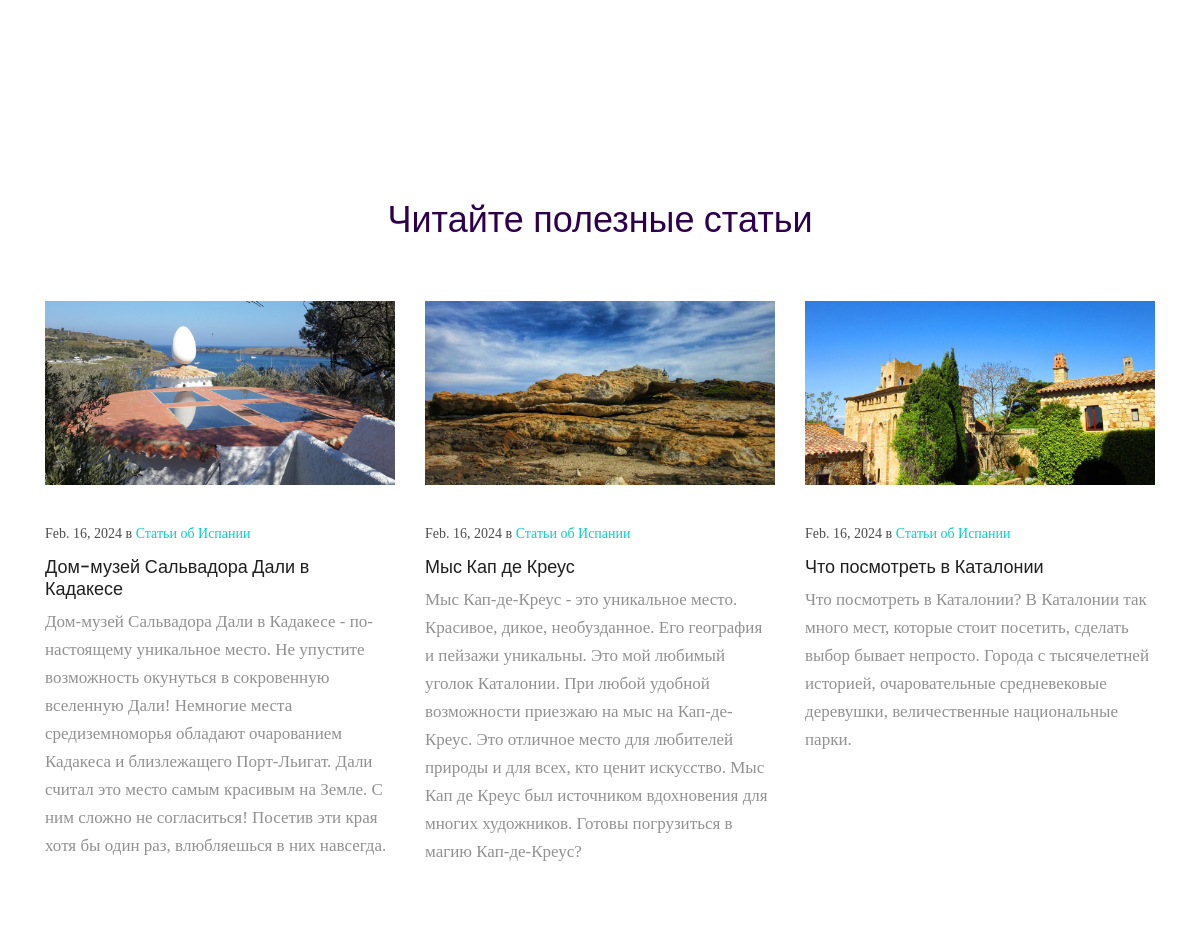
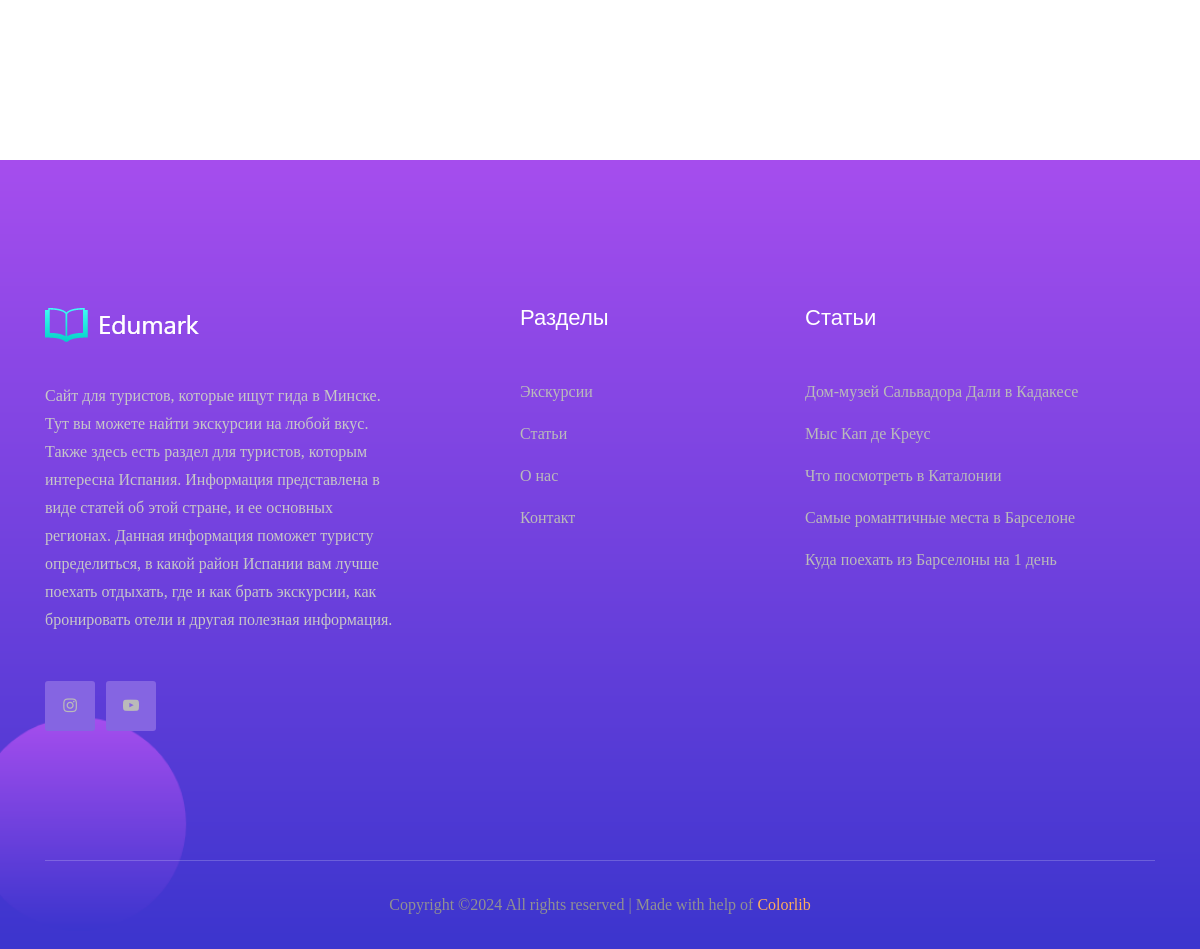
The app's page /catalog/ (lower part), older data (2 pictures, top to bottom).
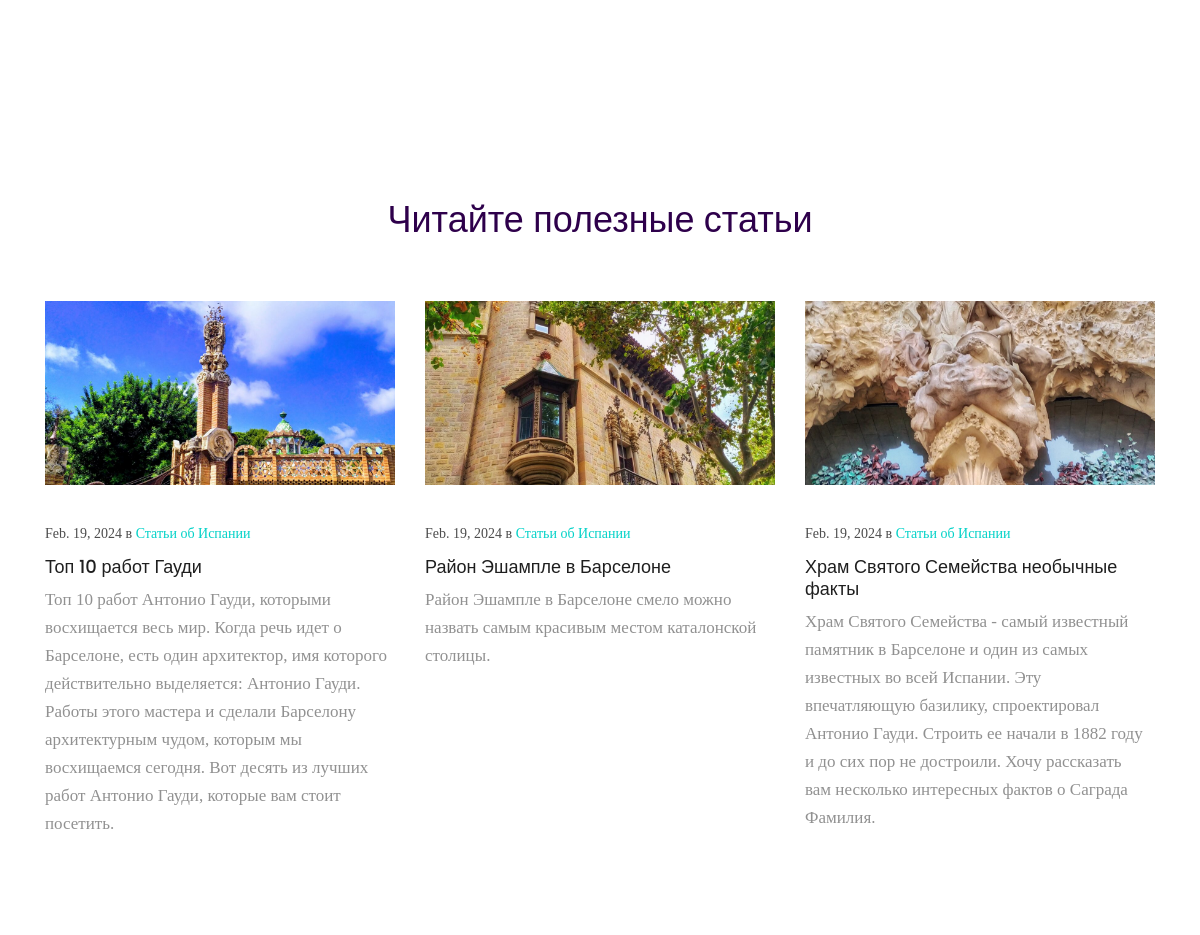
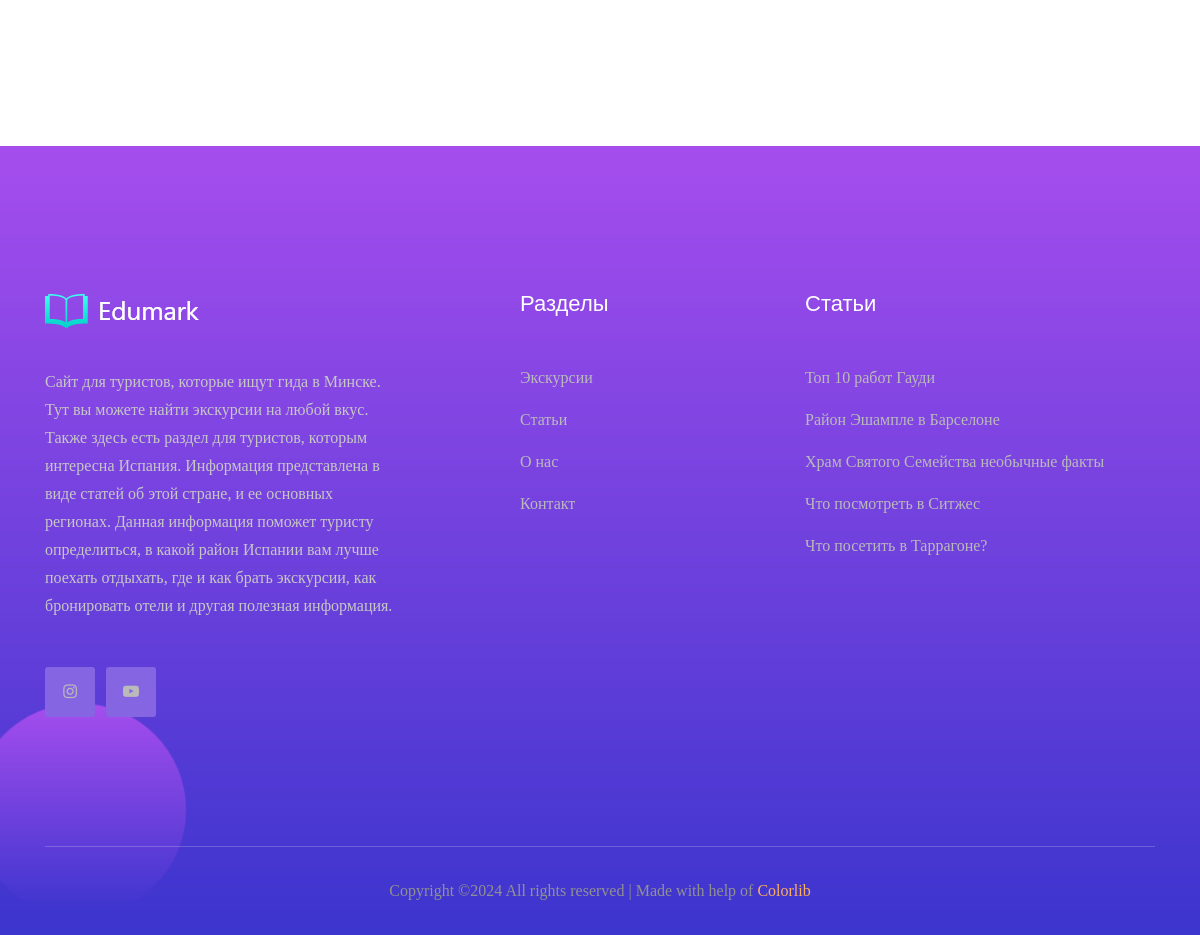
The same page, newer data (2 pictures, top to bottom).
### catalog/models.py (models this page shows, shortened)
class Post(models.Model):
    title = models.CharField(max_length=255)
    description = models.TextField(null=True, blank=True)
    title_img = models.ImageField(upload_to='media/', null=True, blank=True)
    body = models.TextField(null=True, blank=True)
    created_on = models.DateTimeField(auto_now_add=True)
    last_modified = models.DateTimeField(auto_now=True)
    categories = models.ManyToManyField("Category", blank=True, related_name="categories")
    tags = models.ManyToManyField("Tag", blank=True)

### catalog/views.py (the view)
# urls.py: path('', views.index, name='index'),
def index(request):
    num_authors = Author.objects.count()
    reviews = Review.objects.all()
    posts = Post.objects.all().order_by("-created_on")[:3]
    recent = Post.objects.all().order_by("-created_on")[:5]
    return render(
        request,
        'index.html',
        context=
        {
            'num_authors': num_authors,
            'reviews': reviews,
            'posts': posts,
            'recent': recent,
        },
    )

### catalog/models.py (called while the page is built)
    def __str__(self):
        return '%s %s' % (self.first_name, self.last_name)

### templates/index.html (shortened to what the changed rows need)
<!doctype html>
<html class="no-js" lang="zxx">
<head>
    {% load static %}
    <link rel="stylesheet" href="{% static 'css/bootstrap.min.css' %}">
    <link rel="stylesheet" href="{% static 'css/owl.carousel.min.css' %}">
    <link rel="stylesheet" href="{% static 'css/magnific-popup.css' %}">
    <link rel="stylesheet" href="{% static 'css/font-awesome.min.css' %}">
    <link rel="stylesheet" href="{% static 'css/themify-icons.css' %}">
    <link rel="stylesheet" href="{% static 'css/nice-select.css' %}">
    <link rel="stylesheet" href="{% static 'css/flaticon.css' %}">
    <link rel="stylesheet" href="{% static 'css/gijgo.css' %}">
    <link rel="stylesheet" href="{% static 'css/animate.css' %}">
    <link rel="stylesheet" href="{% static 'css/slicknav.css' %}">
    <link rel="stylesheet" href="{% static 'css/style.css' %}">
</head>
<body>
    <div class="our_latest_blog">
        <div class="container">
            <div class="row">
                <div class="col-xl-12">
                    <div class="section title text-center mb-100">
                        <h1>Читайте полезные статьи</h1>
                    </div>
                </div>
            </div>
            <div class="row">
                {% for post in posts %}
            <div class="col-xl-4 col-md-4">
                <div class="single_latest_blog">
                    {% if post.title_img %}
                    <div class="thumb">
                        <img src="{{ post.title_img.url }}" alt>
                    </div>
                    {% endif %}
                    <div class="content_blog">
                        <div class="date">
                            <p>
                                {{ post.created_on.date }} в
                                <a href="{% url 'blog' %}">Статьи об Испании</a>
                            </p>
                        </div>
                        <div class="blog_meta">
                            <h3>
                                <a href="/catalog/blog/{{ post.id }}">{{ post.title }}</a>
                            </h3>
                        </div>
                        <p class="blog_text">
                            {{ post.description }}
                        </p>
                    </div>
                </div>
            </div>
                {% endfor %}
            </div>
        </div>
    </div>
    <footer class="footer footer_bg_1">
      <div class="footer_top">
          <div class="container">
              <div class="row">
                  <div class="col-xl-4 col-md-6 col-lg-4">
                      <div class="footer_widget">
                          <ul class="none-list">
                              {% for post in recent %}
                              <li><a href="/catalog/blog/{{ post.id }}">{{ post.title }}</a></li>
                              {% endfor %}
                          </ul>
                      </div>
                  </div>
              </div>
          </div>
      </div>
  </footer>
</body>
</html>

Row changes from the older to the newer data that the page shows:
no longer on this page (row edited): Post: title_img (picture), created_on "Feb. 16, 2024", title "Дом-музей Сальвадора Дали в Кадакесе", description "Дом-музей Сальвадора Дали в Кадакесе - по-настоящему уникальное место. Не упустите возможность окунуться в сокровенную вселенную Дали! Немногие места средиземноморья обладают очарованием Кадакеса и близлежащего Порт-Льигат. Дали считал это место самым красивым на Земле. С ним сложно не согласиться! Посетив эти края хотя бы один раз, влюбляешься в них навсегда."
no longer on this page (row unchanged): Post: title_img (picture), created_on "Feb. 16, 2024", title "Мыс Кап де Креус", description "Мыс Кап-де-Креус - это уникальное место. Красивое, дикое, необузданное. Его география и пейзажи уникальны. Это мой любимый уголок Каталонии. При любой удобной возможности приезжаю на мыс на Кап-де-Креус. Это отличное место для любителей природы и для всех, кто ценит искусство. Мыс Кап де Креус был источником вдохновения для многих художников. Готовы погрузиться в магию Кап-де-Креус?"
no longer on this page (row unchanged): Post: title_img (picture), created_on "Feb. 16, 2024", title "Что посмотреть в Каталонии", description "Что посмотреть в Каталонии? В Каталонии так много мест, которые стоит посетить, сделать выбор бывает непросто. Города с тысячелетней историей, очаровательные средневековые деревушки, величественные национальные парки."
no longer on this page (row unchanged): Post: title "Самые романтичные места в Барселоне", shown under "Статьи"
no longer on this page (row unchanged): Post: title "Куда поехать из Барселоны на 1 день", shown under "Статьи"
added Post: title_img (picture), created_on "Feb. 19, 2024", title "Топ 10 работ Гауди", description "Топ 10 работ Антонио Гауди, которыми восхищается весь мир. Когда речь идет о Барселоне, есть один архитектор, имя которого действительно выделяется: Антонио Гауди. Работы этого мастера и сделали Барселону архитектурным чудом, которым мы восхищаемся сегодня. Вот десять из лучших работ Антонио Гауди, которые вам стоит посетить."
added Post: title_img (picture), created_on "Feb. 19, 2024", title "Район Эшампле в Барселоне", description "Район Эшампле в Барселоне смело можно назвать самым красивым местом каталонской столицы."
added Post: title_img (picture), created_on "Feb. 19, 2024", title "Храм Святого Семейства необычные факты", description "Храм Святого Семейства - самый известный памятник в Барселоне и один из самых известных во всей Испании. Эту впечатляющую базилику, спроектировал Антонио Гауди. Строить ее начали в 1882 году и до сих пор не достроили. Хочу рассказать вам несколько интересных фактов о Саграда Фамилия."
added Post: title "Что посмотреть в Ситжес", shown under "Статьи"
added Post: title "Что посетить в Таррагоне?", shown under "Статьи"
